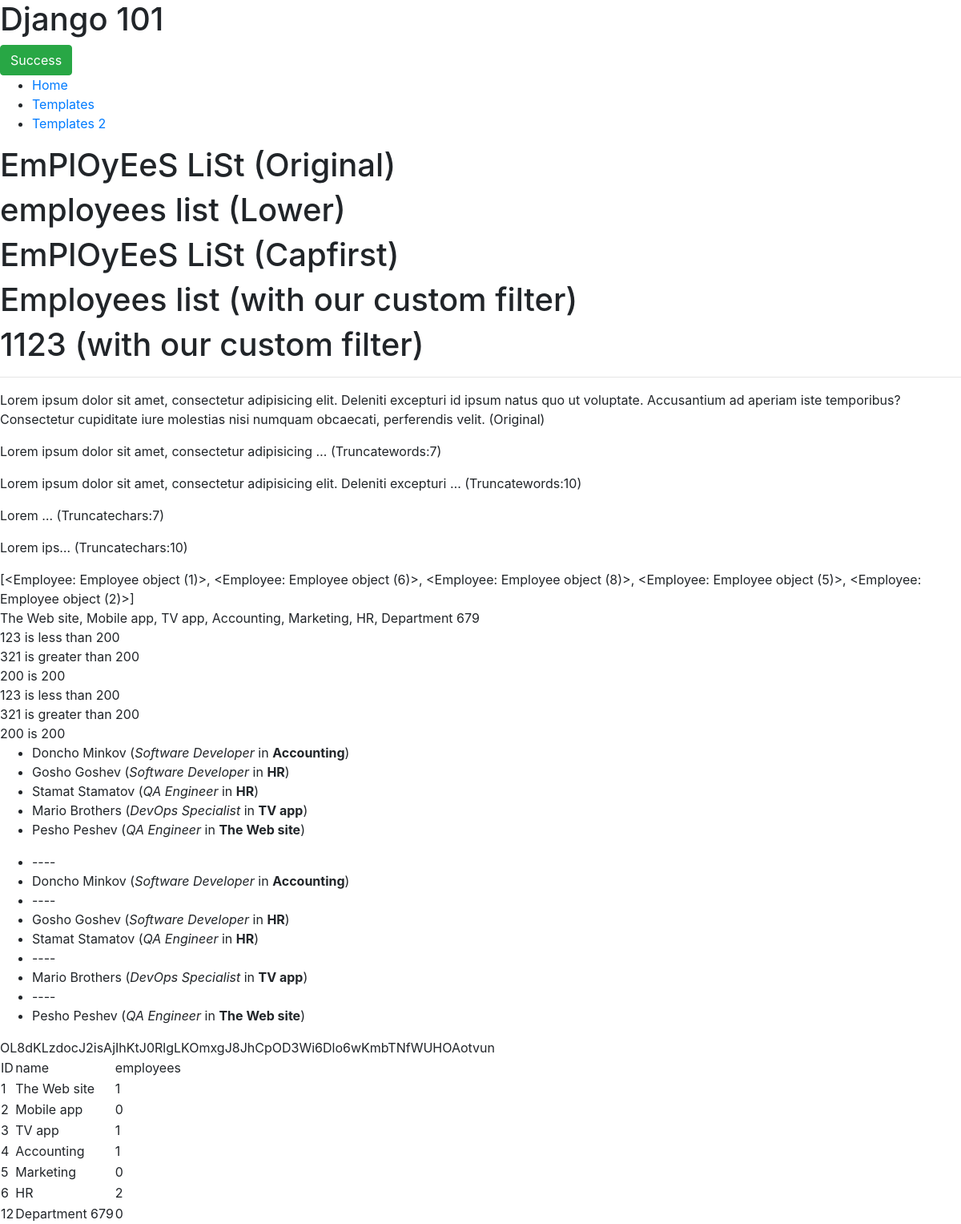
/templates/, run on the app's committed database.
### employees_app/employees/models.py (models this page shows, shortened)
class Employee(models.Model):
    SOFTWARE_DEVELOPER = 1
    QA_ENGINEER = 2
    DEVOPS_SPECIALIST = 3
    SOFT_UNI = 'SoftUni'
    GOOGLE = 'Google'
    FACEBOOK = 'Facebook'
    AUDI = 'AUDI'
    COMPANIES = (
        SOFT_UNI,
        GOOGLE,
        FACEBOOK,
        AUDI,
    )
    first_name = models.CharField(
        max_length=30,
    )
    last_name = models.CharField(
        max_length=40,
        null=True,  # null is None, not a ""
        blank=True,  # blank will handle the ""
        default='No name',
    )
    egn = models.CharField(
        max_length=10,
        unique=True,
        verbose_name='EGN',
    )
    job_title = models.IntegerField(
        choices=(  # there is 2 values,1st is for the DB and 2nd is for django admin
            (SOFTWARE_DEVELOPER, 'Software Developer'),
            (QA_ENGINEER, 'QA Engineer'),
            (DEVOPS_SPECIALIST, 'DevOps Specialist'),
        )
    )
    company = models.CharField(
        max_length=max(len(c) for c in COMPANIES),
        choices=((c, c) for c in COMPANIES),
    )
    department = models.ForeignKey(
        Department,
        on_delete=models.CASCADE,
    )
    class Meta:
        ordering = (
            'company',
            'first_name',
        )

class AuditEntity(models.Model):
    created_on = models.DateTimeField(
        auto_now_add=True,
    )
    updated_on = models.DateTimeField(
        auto_now=True,
    )
    class Meta:
        abstract = True,

class Department(AuditEntity):
    name = models.CharField(
        max_length=20,
    )

### employees_app/template_examples/views.py (the view)
# urls.py: path('', index, name='templates index'),
def index(request):
    employees = [e for e in Employee.objects.order_by('department__name', 'last_name', '-first_name')]
    context = {
        'number_1': 123,
        'number_2': 321,
        'number_3': 200,
        'numbers': [123, 321, 200],
        'title': 'EmPlOyEeS LiSt',
        'description': 'Lorem ipsum dolor sit amet, consectetur adipisicing elit. Deleniti excepturi id ipsum natus quo ut voluptate. Accusantium ad aperiam iste temporibus? Consectetur cupiditate iure molestias nisi numquam obcaecati, perferendis velit.',
        'employees': employees,
        'department_names': [d.name for d in Department.objects.all()],
    }
    return render(request, 'templates_examples/index.html', context)

### employees_app/employees/templatetags/departments_tags.py (called while the page is built)
@register.inclusion_tag('tags/departments_list.html')
def departments_list():
    departments = Department.objects.prefetch_related('employee_set').all()
    return {
        'departments': departments
    }

### employees_app/employees/templatetags/int_filters.py (called while the page is built)
@register.filter(name='increase_by')
def increase_by(value, number):
    return value + number

### employees_app/employees/templatetags/string_filters.py (called while the page is built)
@register.filter(name='capitalize')
def capitalize(value):
    value = str(value)
    return value[0].upper() + value[1:].lower()

### templates/templates_examples/index.html (shortened to what this page needs)
{% extends 'base/base.html' %}
{% load departments_tags %}
{% load int_filters %}
{% load string_filters %}
{% block content %}
<h1>{{ title }} (Original)</h1>
<h1>{{ title|lower }} (Lower)</h1>
<h1>{{ title|capfirst }} (Capfirst)</h1>
<h1>{{ title|capitalize }} (with our custom filter)</h1>
<h1>{{ number_1|increase_by:1000 }} (with our custom filter)</h1>
<hr/>
<p>{{ description }} (Original)</p>
<p>{{ description|truncatewords:7 }} (Truncatewords:7) </p>
<p>{{ description|truncatewords:10 }} (Truncatewords:10) </p>
<p>{{ description|truncatechars:7 }} (Truncatechars:7) </p>
<p>{{ description|truncatechars:10 }} (Truncatechars:10) </p>
<div>
    {{ employees }}
</div>
<div>
    {{ department_names|join:', ' }}
</div>
<div>
    {% if number_1 < 200 %}
        {{ number_1 }} is less than 200
    {% elif  number_1 == 200 %}
        {{ number_1 }} is 200
    {% else %}
        {{ number_1 }} is greater than 200
    {% endif %}
</div>
<div>
    {% if number_2 < 200 %}
        {{ number_2 }} is less than 200
    {% elif  number_2 == 200 %}
        {{ number_2 }} is 200
    {% else %}
        {{ number_2 }} is greater than 200
    {% endif %}
</div>
<div>
    {% if number_3 < 200 %}
        {{ number_3 }} is less than 200
    {% elif  number_3 == 200 %}
        {{ number_3 }} is 200
    {% else %}
        {{ number_3 }} is greater than 200
    {% endif %}
</div>
{% for number in numbers %}
    <div>
        {% if number < 200 %}
            {{ number }} is less than 200
        {% elif  number == 200 %}
            {{ number }} is 200
        {% else %}
            {{ number }} is greater than 200
        {% endif %}
    </div>
{% endfor %}
<ul>
    {% for employee in employees %}
        <li>
            {{ employee.first_name }} {{ employee.last_name }}
            (<i>{{ employee.get_job_title_display }}</i> in <strong>{{ employee.department.name }}</strong>)
        </li>
    {% endfor %}
</ul>
<ul>
    {% for employee in employees %}
        {% ifchanged employee.department.name %}
            <li>----</li>
        {% endifchanged %}
        <li>
            {{ employee.first_name }} {{ employee.last_name }}
            (<i>{{ employee.get_job_title_display }}</i> in <strong>{{ employee.department.name }}</strong>)
        </li>
    {% endfor %}
</ul>
<div>
    {{ csrf_token }}
</div>
{% departments_list %}
{% endblock %}

### templates/base/base.html (shortened to what this page needs)
{% load static %}
<!DOCTYPE html>
<html lang="en">
<head>
    <link rel="stylesheet" href="https://stackpath.bootstrapcdn.com/bootstrap/4.1.3/css/bootstrap.min.css"
>
</head>
<body>
<h1>Django 101</h1>
<button type="button" class="btn btn-success">Success</button>
<ul>
    <li>
        <a href="{% url 'go to home' %}">Home</a>
    </li>
    <li>
        <a href="{% url 'templates index' %}">Templates</a>
    </li>
    <li>
        <a href="{% url 'templates index' %}">Templates 2</a>
    </li>
</ul>
{% block content %}
{% endblock %}
</body>
</html>

### templates/tags/departments_list.html
<table>
    <tr>
        <td>ID</td>
        <td>name</td>
        <td>employees</td>
    </tr>
    {% for department in departments %}
        <tr>
            <td>{{ department.id }}</td>
            <td>{{ department.name }}</td>
            <td>{{ department.employee_set.count }}</td>
        </tr>
    {% endfor %}
</table>

### data on the page
Employee: id "[<Employee: Employee object (1)>, <Employee: Employee object (6)>, <Employee: Employee object (8)>, <Employee: Employee object (5)>, <Employee: Employee object (2)>]", first_name "Doncho", last_name "Minkov", job_title "Software Developer", department.name "Accounting"
Employee: first_name "Gosho", last_name "Goshev", job_title "Software Developer", department.name "HR"
Employee: first_name "Stamat", last_name "Stamatov", job_title "QA Engineer", department.name "HR"
Employee: first_name "Mario", last_name "Brothers", job_title "DevOps Specialist", department.name "TV app"
Employee: first_name "Pesho", last_name "Peshev", job_title "QA Engineer", department.name "The Web site"
Department: id "1", name "The Web site", employee_set.count "1"
Department: id "2", name "Mobile app", employee_set.count "0"
Department: id "3", name "TV app", employee_set.count "1"
Department: id "4", name "Accounting", employee_set.count "1"
Department: id "5", name "Marketing", employee_set.count "0"
Department: id "6", name "HR", employee_set.count "2"
Department: id "12", name "Department 679", employee_set.count "0"

### other printed values
{{ title }} "EmPlOyEeS LiSt"
{{ title|lower }} "employees list"
{{ title|capfirst }} "EmPlOyEeS LiSt"
{{ title|capitalize }} "Employees list"
{{ number_1|increase_by:1000 }} "1123"
{{ description|truncatewords:7 }} "Lorem ipsum dolor sit amet, consectetur adipisicing …"
{{ description|truncatewords:10 }} "Lorem ipsum dolor sit amet, consectetur adipisicing elit. Deleniti excepturi …"
{{ description|truncatechars:7 }} "Lorem …"
{{ description|truncatechars:10 }} "Lorem ips…"
{{ department_names|join:', ' }} "The Web site, Mobile app, TV app, Accounting, Marketing, HR, Department 679"
{{ number_1 }} "123"
{{ number_2 }} "321"
{{ number_3 }} "200"
{{ number }} "123"
{{ number }} "321"
